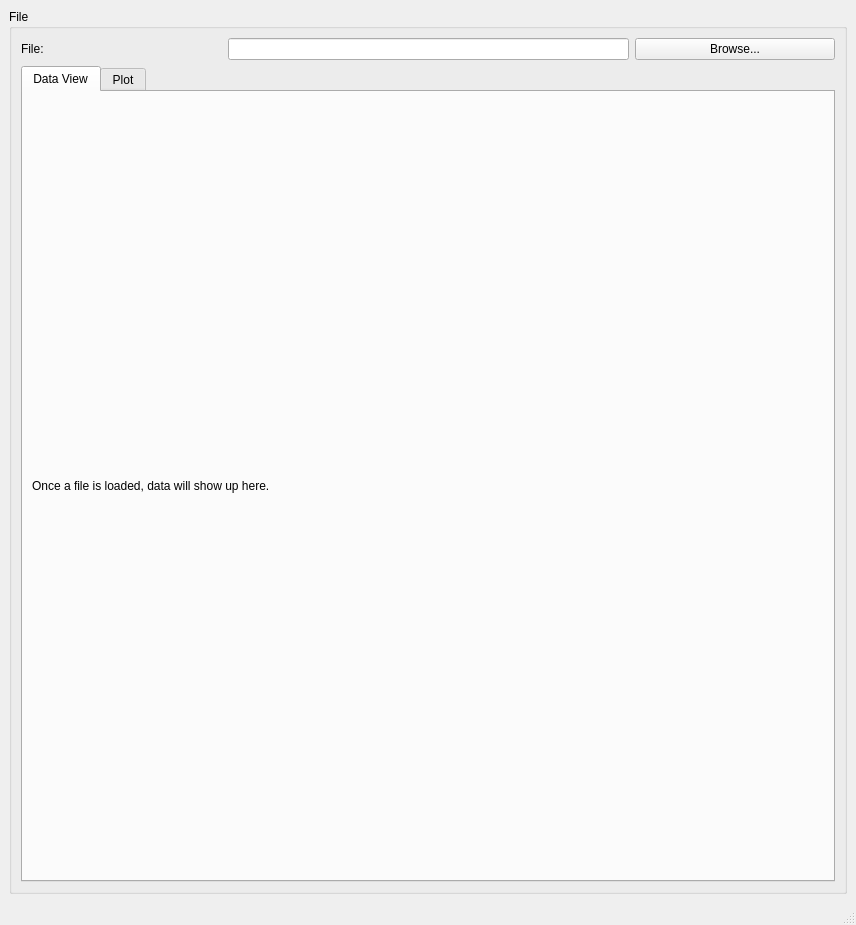
<?xml version="1.0" encoding="UTF-8"?>
<ui version="4.0">
 <class>MainWindow</class>
 <widget class="QMainWindow" name="MainWindow">
  <property name="geometry">
   <rect>
    <x>0</x>
    <y>0</y>
    <width>856</width>
    <height>925</height>
   </rect>
  </property>
  <property name="windowTitle">
   <string>ScopeFoundry Data Browser</string>
  </property>
  <widget class="QWidget" name="centralwidget">
   <layout class="QVBoxLayout" name="verticalLayout_2">
    <item>
     <widget class="QSplitter" name="splitter">
      <property name="orientation">
       <enum>Qt::Horizontal</enum>
      </property>
      <widget class="QGroupBox" name="groupBox">
       <property name="title">
        <string>File</string>
       </property>
       <layout class="QGridLayout" name="gridLayout_2" columnstretch="0,0,0,0">
        <item row="0" column="1" colspan="2">
         <widget class="QLineEdit" name="data_filename_lineEdit"/>
        </item>
        <item row="0" column="0">
         <widget class="QLabel" name="label_2">
          <property name="text">
           <string>File:</string>
          </property>
         </widget>
        </item>
        <item row="0" column="3">
         <widget class="QPushButton" name="data_filename_browse_pushButton">
          <property name="text">
           <string>Browse...</string>
          </property>
         </widget>
        </item>
        <item row="1" column="0" colspan="4">
         <widget class="QTabWidget" name="tabWidget_2">
          <property name="enabled">
           <bool>true</bool>
          </property>
          <property name="currentIndex">
           <number>0</number>
          </property>
          <widget class="QWidget" name="dataview_page">
           <attribute name="title">
            <string>Data View</string>
           </attribute>
           <layout class="QVBoxLayout" name="verticalLayout">
            <item>
             <widget class="QLabel" name="dataview_placeholder">
              <property name="text">
               <string>Once a file is loaded, data will show up here.</string>
              </property>
             </widget>
            </item>
           </layout>
          </widget>
          <widget class="QWidget" name="plot_page">
           <property name="enabled">
            <bool>true</bool>
           </property>
           <attribute name="title">
            <string>Plot</string>
           </attribute>
           <layout class="QGridLayout" name="gridLayout_3">
            <item row="0" column="0">
             <widget class="QGroupBox" name="groupBox_2">
              <property name="title">
               <string>Datasets</string>
              </property>
              <layout class="QGridLayout" name="gridLayout_4">
               <item row="0" column="0">
                <widget class="QListWidget" name="dataset_listWidget"/>
               </item>
              </layout>
             </widget>
            </item>
            <item row="1" column="0">
             <widget class="QGroupBox" name="groupBox_3">
              <property name="title">
               <string>Plot data</string>
              </property>
              <layout class="QGridLayout" name="gridLayout_5">
               <item row="1" column="0" colspan="2">
                <widget class="QStackedWidget" name="data_stackedWidget">
                 <property name="currentIndex">
                  <number>0</number>
                 </property>
                 <widget class="QWidget" name="dataplot_page">
                  <layout class="QGridLayout" name="gridLayout_6">
                   <item row="0" column="0">
                    <widget class="PlotWidget" name="data_plotWidget"/>
                   </item>
                   <item row="1" column="0">
                    <layout class="QFormLayout" name="formLayout_3">
                     <item row="0" column="0">
                      <widget class="QLabel" name="label_3">
                       <property name="text">
                        <string>X-axis scaling factor</string>
                       </property>
                      </widget>
                     </item>
                     <item row="0" column="1">
                      <widget class="QDoubleSpinBox" name="plotWidget_x_scaling_factor_spinBox">
                       <property name="maximumSize">
                        <size>
                         <width>203</width>
                         <height>16777215</height>
                        </size>
                       </property>
                       <property name="value">
                        <double>1.000000000000000</double>
                       </property>
                      </widget>
                     </item>
                    </layout>
                   </item>
                  </layout>
                 </widget>
                 <widget class="QWidget" name="imageItem_page">
                  <layout class="QGridLayout" name="gridLayout_7"/>
                 </widget>
                 <widget class="QWidget" name="imageView_page">
                  <layout class="QGridLayout" name="gridLayout_8">
                   <item row="0" column="0" colspan="2">
                    <widget class="ImageView" name="data_imageView"/>
                   </item>
                   <item row="1" column="0">
                    <layout class="QFormLayout" name="formLayout">
                     <item row="0" column="0">
                      <widget class="QLabel" name="label">
                       <property name="text">
                        <string>X-axis scaling factor</string>
                       </property>
                      </widget>
                     </item>
                     <item row="0" column="1">
                      <widget class="QDoubleSpinBox" name="imageView_x_scaling_spinBox">
                       <property name="maximumSize">
                        <size>
                         <width>203</width>
                         <height>16777215</height>
                        </size>
                       </property>
                       <property name="value">
                        <double>1.000000000000000</double>
                       </property>
                      </widget>
                     </item>
                    </layout>
                   </item>
                  </layout>
                 </widget>
                </widget>
               </item>
               <item row="0" column="0">
                <widget class="QPushButton" name="plot_pushButton">
                 <property name="text">
                  <string>Plot</string>
                 </property>
                </widget>
               </item>
               <item row="0" column="1">
                <widget class="QGroupBox" name="plot_type_groupBox">
                 <property name="enabled">
                  <bool>true</bool>
                 </property>
                 <property name="title">
                  <string>Type</string>
                 </property>
                 <layout class="QHBoxLayout" name="horizontalLayout_3">
                  <item>
                   <widget class="QRadioButton" name="plot_radioButton">
                    <property name="enabled">
                     <bool>true</bool>
                    </property>
                    <property name="text">
                     <string>Plot</string>
                    </property>
                    <property name="checked">
                     <bool>true</bool>
                    </property>
                   </widget>
                  </item>
                  <item>
                   <widget class="QRadioButton" name="image_radioButton">
                    <property name="enabled">
                     <bool>true</bool>
                    </property>
                    <property name="text">
                     <string>Image</string>
                    </property>
                   </widget>
                  </item>
                 </layout>
                </widget>
               </item>
              </layout>
             </widget>
            </item>
           </layout>
          </widget>
         </widget>
        </item>
       </layout>
      </widget>
     </widget>
    </item>
   </layout>
  </widget>
  <widget class="QMenuBar" name="menubar">
   <property name="geometry">
    <rect>
     <x>0</x>
     <y>0</y>
     <width>856</width>
     <height>31</height>
    </rect>
   </property>
  </widget>
  <widget class="QStatusBar" name="statusbar"/>
 </widget>
 <customwidgets>
  <customwidget>
   <class>PlotWidget</class>
   <extends>QGraphicsView</extends>
   <header location="global">pyqtgraph</header>
  </customwidget>
  <customwidget>
   <class>ImageView</class>
   <extends>QGraphicsView</extends>
   <header>pyqtgraph</header>
  </customwidget>
 </customwidgets>
 <resources/>
 <connections/>
</ui>
